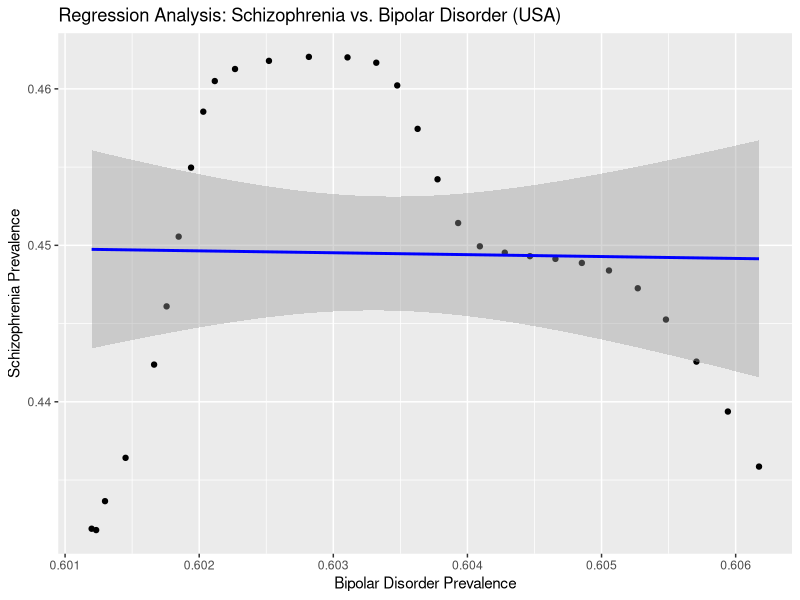
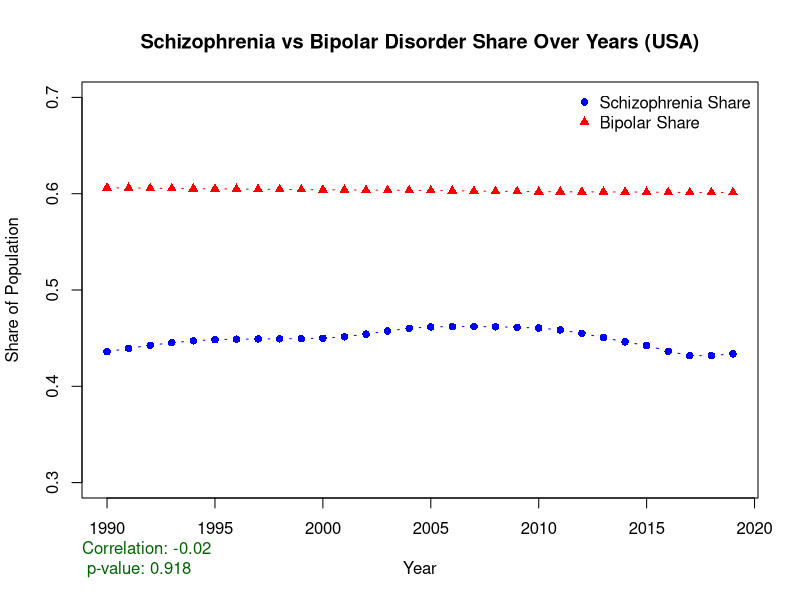
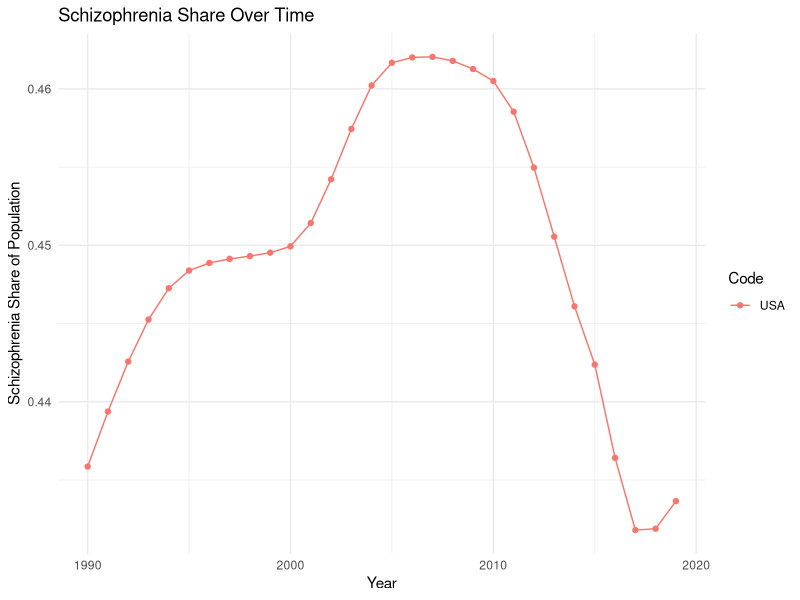
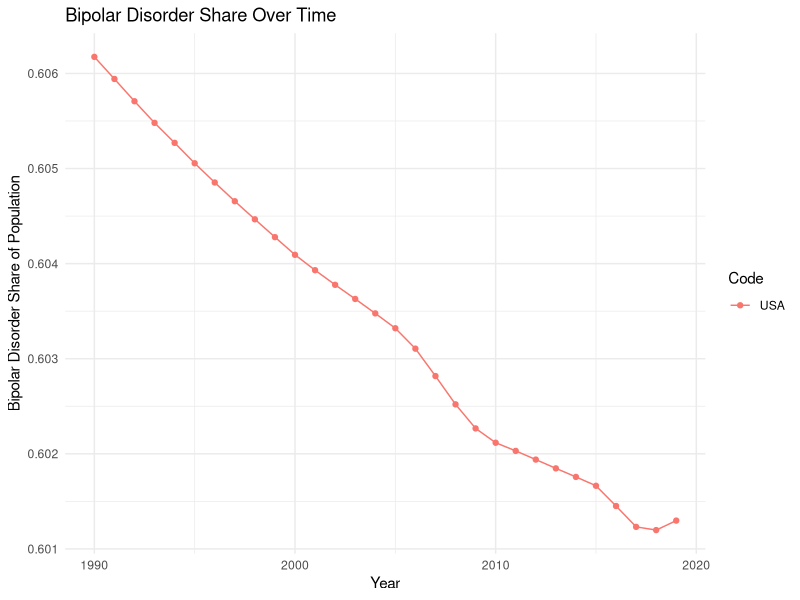
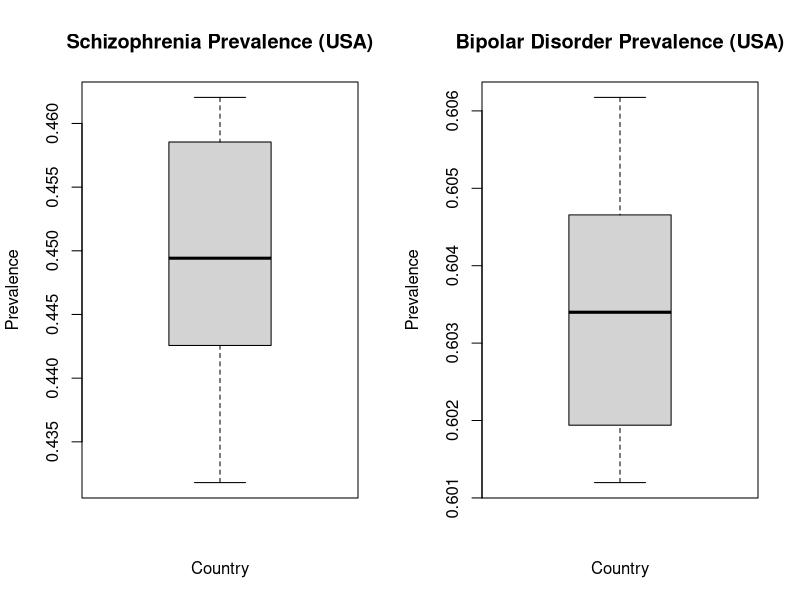
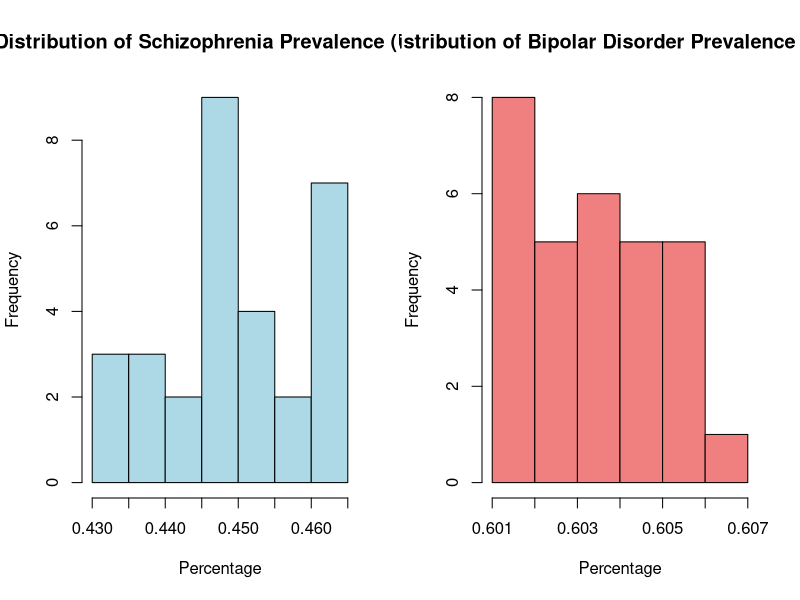
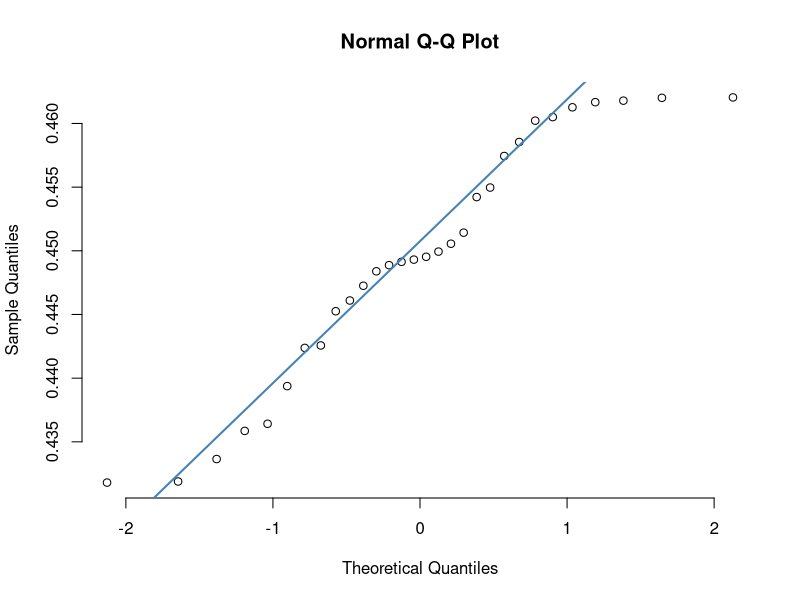
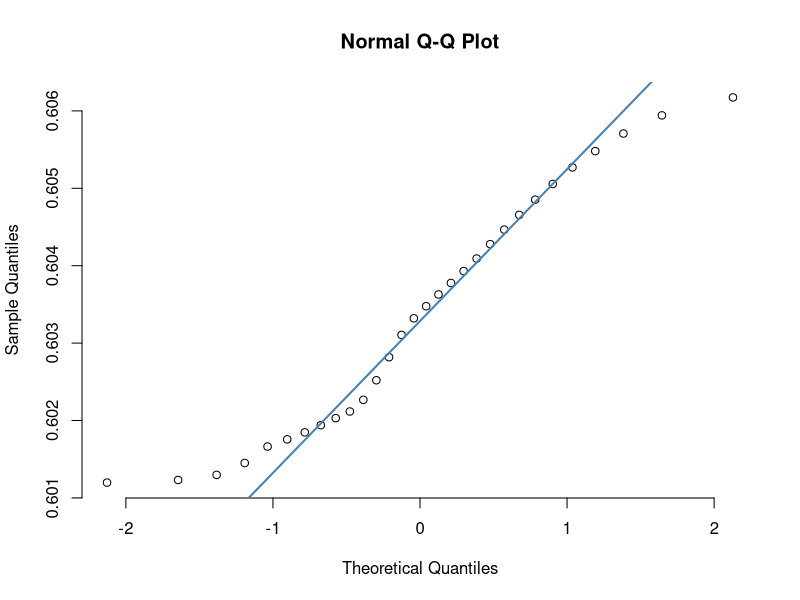

Write R code to recreate these figures, in order.
# Load necessary libraries
library(readr)
library(ggplot2)

# Read the cleaned dataset for further analysis
mental_health_data <- read.csv("mental-illnesses-prevalence-all.csv")

# Define the countries of interest
countries_of_interest <- c("USA")  # "Australia", "Cameroon", "Cambodia"

# Filter dataset for those countries
filtered_data <- subset(mental_health_data, Code %in% countries_of_interest)

# Perform a linear regression analysis for the USA
Country <- 'USA'
filtered_data <- subset(mental_health_data, Code == Country)

# Check the structure of the data (optional)
str(filtered_data)

# Perform linear regression analysis
regression_model <- lm(Schizo ~ Bipolar, data = filtered_data)
summary(regression_model)

# Optional: Visualize the regression for USA
ggplot(filtered_data, aes(x = Bipolar, y = Schizo)) +
  geom_point() +
  geom_smooth(method = "lm", col = "blue") +
  labs(title = "Regression Analysis: Schizophrenia vs. Bipolar Disorder (USA)",
       x = "Bipolar Disorder Prevalence",
       y = "Schizophrenia Prevalence")

# Time series scatter plot for Schizophrenia and Bipolar Disorder share over years for the USA
plot(filtered_data$Year, filtered_data$Schizo, type = "b",
     ylim = c(0.3, 0.7), xlab = "Year", ylab = "Share of Population",
     col = "blue", pch = 16,
     main = "Schizophrenia vs Bipolar Disorder Share Over Years (USA)")
lines(filtered_data$Year, filtered_data$Bipolar, type = "b", col = "red", pch = 17)

legend("topright", legend = c("Schizophrenia Share", "Bipolar Share"),
       col = c("blue", "red"), pch = c(16, 17), bty = "n")

# Correlation test between Schizophrenia and Bipolar disorder in the USA
correlation <- cor.test(filtered_data$Schizo, filtered_data$Bipolar)
mtext(paste("Correlation:", round(correlation$estimate, 2), "\n", 
            "p-value:", signif(correlation$p.value, digits = 3)), 
      side = 1, line = 3, col = "darkgreen", adj = 0)

# --- NEW CODE FOR ADDITIONAL COUNTRIES ---

# Loop through each country to perform correlation and regression analysis
for (country in countries_of_interest) {
  # Filter data for the current country
  country_data <- subset(filtered_data, Code == country)
  
  # Perform Pearson correlation test
  correlation_test <- cor.test(country_data$Schizo, country_data$Bipolar, method = "pearson")
  
  # Perform linear regression analysis
  regression_model_country <- lm(Schizo ~ Bipolar, data = country_data)
  
  # Print results for each country
  cat("\nResults for", country, ":\n")
  print(correlation_test)
  print(summary(regression_model_country))
  
  # Create scatter plot with regression line for each country
  ggplot(country_data, aes(x = Bipolar, y = Schizo)) +
    geom_point() +
    geom_smooth(method = "lm", col = "blue") +
    labs(title = paste("Schizophrenia vs Bipolar in", country),
         x = "Bipolar Disorder Prevalence",
         y = "Schizophrenia Prevalence") +
    theme_minimal()
}

# Time series analysis of Schizophrenia and Bipolar Disorder share over years for all countries
ggplot(filtered_data, aes(x = Year, y = Schizo, group = Code, color = Code)) +
  geom_line() +
  geom_point() +
  labs(title = "Schizophrenia Share Over Time",
       x = "Year",
       y = "Schizophrenia Share of Population") +
  theme_minimal()

ggplot(filtered_data, aes(x = Year, y = Bipolar, group = Code, color = Code)) +
  geom_line() +
  geom_point() +
  labs(title = "Bipolar Disorder Share Over Time",
       x = "Year",
       y = "Bipolar Disorder Share of Population") +
  theme_minimal()

# Box plots for Schizophrenia and Bipolar Disorder prevalence across countries
par(mfrow = c(1, 2))
boxplot(filtered_data$Schizo ~ filtered_data$Code, main = "Schizophrenia Prevalence (USA)",
        ylab = "Prevalence", xlab = "Country")
boxplot(filtered_data$Bipolar ~ filtered_data$Code, main = "Bipolar Disorder Prevalence (USA)",
        ylab = "Prevalence", xlab = "Country")
par(mfrow = c(1, 1))

# Histograms for each disorder across countries
par(mfrow = c(1, 2))
hist(filtered_data$Schizo, main = "Distribution of Schizophrenia Prevalence (USA)",
     xlab = "Percentage", ylab = "Frequency", col = "lightblue")
hist(filtered_data$Bipolar, main = "Distribution of Bipolar Disorder Prevalence (USA)",
     xlab = "Percentage", ylab = "Frequency", col = "lightcoral")
par(mfrow = c(1, 1))

# QQ Norm Plots
qqnorm(filtered_data$Schizo, pch = 1, frame = FALSE)
qqline(filtered_data$Schizo, col = "steelblue", lwd = 2)

qqnorm(filtered_data$Bipolar, pch = 1, frame = FALSE)
qqline(filtered_data$Bipolar, col = "steelblue", lwd = 2)


